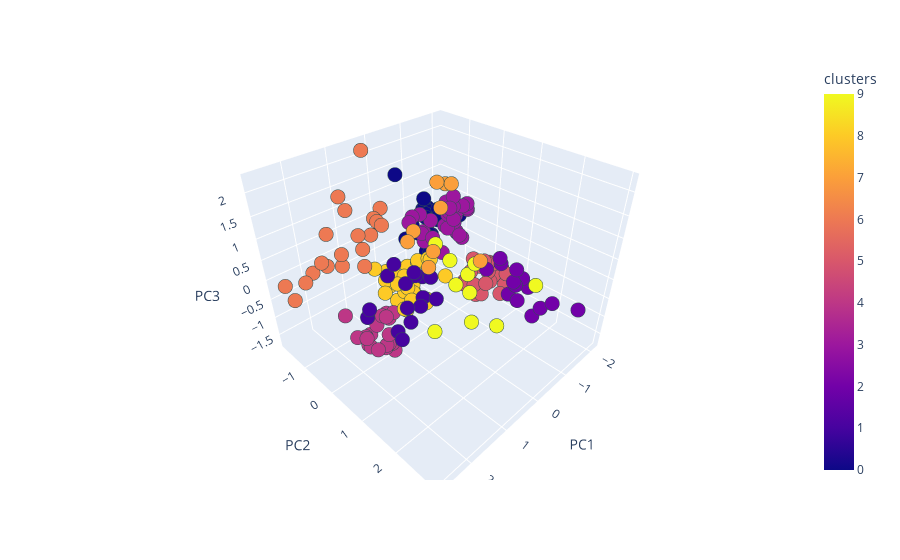

The code cell stored with this chart in its notebook:
### Code cell
import plotly.express as px

fig = px.scatter_3d(data_r, x='PC1', y='PC2', z='PC3', color='clusters')#, size=2*np.ones(len(data_r['PC1'])))
fig.update_traces(marker=dict(size=5,
                              line=dict(width=2,
                                        color='DarkSlateGrey')),
                  selector=dict(mode='markers'))
fig.show()
fig.write_image("fig1.svg")
fig.write_image("fig1.pdf")

### Figure 1 — Plotly figure (JSON) as saved in the notebook; plotly's stock layout.template omitted (floating-point values rounded to 4 significant figures; data arrays with more than 128 entries replaced by an {"elided": "..."} marker saying what was removed)
{"data": [{"hovertemplate": "PC1=%{x}<br>PC2=%{y}<br>PC3=%{z}<br>clusters=%{marker.color}<extra></extra>", "legendgroup": "", "marker": {"color": {"elided": "200 int values"}, "coloraxis": "coloraxis", "line": {"color": "DarkSlateGrey", "width": 2}, "size": 5, "symbol": "circle"}, "mode": "markers", "name": "", "scene": "scene", "showlegend": false, "type": "scatter3d", "x": {"elided": "200 float values"}, "y": {"elided": "200 float values"}, "z": {"elided": "200 float values"}}], "layout": {"coloraxis": {"colorbar": {"title": {"text": "clusters"}}, "colorscale": [[0, "#0d0887"], [0.1111, "#46039f"], [0.2222, "#7201a8"], [0.3333, "#9c179e"], [0.4444, "#bd3786"], [0.5556, "#d8576b"], [0.6667, "#ed7953"], [0.7778, "#fb9f3a"], [0.8889, "#fdca26"], [1, "#f0f921"]]}, "legend": {"tracegroupgap": 0}, "margin": {"t": 60}, "scene": {"domain": {"x": [0, 1], "y": [0, 1]}, "xaxis": {"title": {"text": "PC1"}}, "yaxis": {"title": {"text": "PC2"}}, "zaxis": {"title": {"text": "PC3"}}}}}
